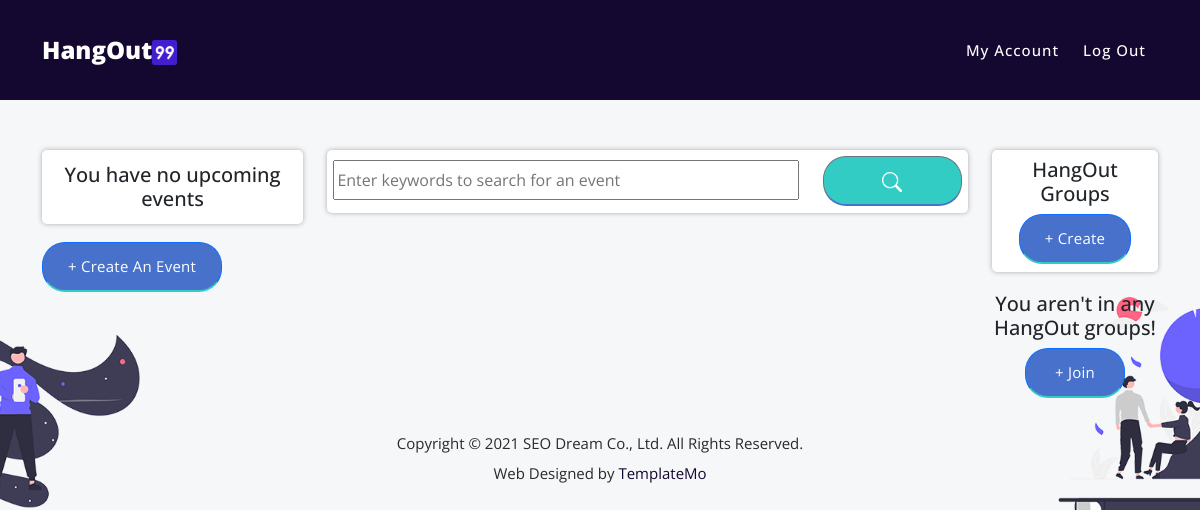
/event/explore (signed in), run on an earlier commit of the app's database.
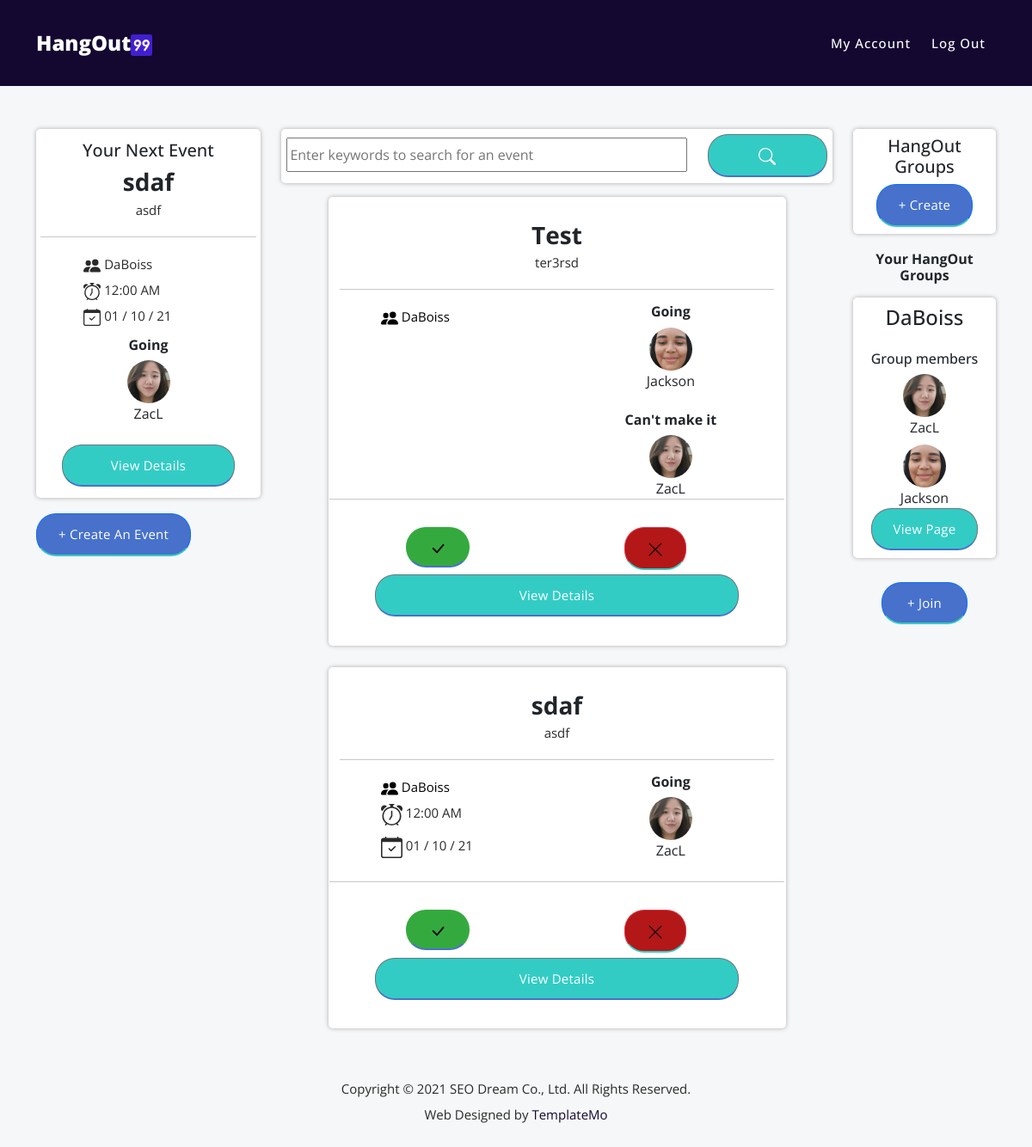
And on a later commit of the database.
### main/models.py (models this page shows, shortened)
class Event(db.Model):
    __tablename__ = "events"
    ID = db.Column(db.Integer, primary_key = True, nullable = False, autoincrement=True)
    Creator_ID = db.Column(db.Integer, nullable = False)
    Name = db.Column(db.String(256), nullable = False)
    Description = db.Column(db.String(256), nullable = False)
    DateTime = db.Column(db.DateTime, nullable = True)
    Location = db.Column(db.String(256), nullable = True)
    Link = db.Column(db.String(256), nullable = True)
    Users = db.relationship("User", secondary=interested_event, backref="event")
    UnavailableUsers = db.relationship("User", secondary=unavailable_event, backref="unavailableEvent")
    Comments = db.relationship("Comment", backref="Event")
    Photos = db.relationship("Photo", backref="Event")
    Hangout_ID = db.Column(db.String(256), db.ForeignKey('hangoutgroups.Name'))

class User(db.Model):
    __tablename__ = "users"
    ProfilePic = db.Column(db.String(256), nullable = False)
    ID = db.Column(db.Integer, primary_key = True, nullable = False, autoincrement=True)
    Email = db.Column(db.String(256), nullable = False)
    Username = db.Column(db.String(256), unique = True, nullable = False)
    Password = db.Column(db.String(256), nullable = False)
    IsValidated = db.Column(db.Boolean, nullable = False)

class HangOutGroup(db.Model):
    __tablename__ = "hangoutgroups"
    ID = db.Column(db.Integer, primary_key = True, nullable = False, autoincrement=True)
    Creator_ID = db.Column(db.Integer, nullable = False)
    JoinLink = db.Column(db.String(256), nullable = False, unique = True)
    Pin = db.Column(db.Integer, nullable = True)
    Name = db.Column(db.String(256), nullable = False, unique = True)
    Users = db.relationship("User", secondary=user_identifier, backref="hangoutgroup")
    Events = db.relationship('Event', backref='hangoutgroup')

### main/event.py (the view)
@eventbp.route('/explore')
@login_required
def explore():
    event_dates = []
    for event in current_user.event:
        if event.DateTime is None:
            continue
        event_dates.append( event.DateTime )
    latest_event = None
    try:
        latest_date = min(event_dates)
        latest_event = Event.query.filter_by(DateTime = latest_date).first()
    except:
        pass
    return render_template('feed.html', latest_event = latest_event)

### main/routes.py (called while the page is built)
@login_manager.user_loader
def load_user(id):
    return User.query.filter_by(ID = id).first()

### main/templates/feed.html (shortened to what the changed rows need)
{% extends "template.html" %}
{% block body %}
    <div class="container">
        <div class="row">
            <div class="col-lg-3">
                {% if latest_event == None %}
                <div class="upcomingEvent">
                    <h5>You have no upcoming events</h5>
                </div>
                {% else %}
                <div class="upcomingEvent">
                    <h5>Your Next Event</h5>
                    <h3 class="mt-2"><strong>{{latest_event.Name}}</strong></h3>
                    <p>{{latest_event.Description}}</p>
                    <hr>
                    <div class="details">
                        <p>   {{ latest_event.Hangout_ID }}
                        </p>
                        <p> {{latest_event.DateTime.strftime('%I:%M %p')}}</p>
                        <p> {{latest_event.DateTime.strftime('%d / %m / %y')}}</p>
                    </div>
                    {% if latest_event.Users | length != 0 %}
                    <h6><strong>Going</strong></h6>
                    <ul>
                        {% for user in latest_event.Users %}
                        <li> <img class="mt-2" src="{{user.ProfilePic}}" height="50px" style="width:50px; border-radius:50px;" alt=""> <br>{{user.Username}}</li>
                        {% endfor %}
                    </ul>
                    {% endif %}
                    <br>
                    <a href="{{ url_for('event.event', id = latest_event.ID) }}" style="margin: auto; width:80%;" class="btn btn-secondary">View details</a>
                </div>
                {% endif %}
            </div>
            <div class="col-lg-7">
                <div class="row mt-3">
                    {% for group in current_user.hangoutgroup %}
                    {% for event in group.Events %}
                    <div class="event-obj">
                        <h3 class="mt-2"><strong>{{event.Name}}</strong></h3>
                        <p>{{event.Description}}</p>
                        <hr>
                        <div class="row">
                            <div class="col-6">
                                <div class="details">
                                    <p><a style="color: black;" href="{{ url_for('hangout.view', id = group.ID) }}">   {{ event.Hangout_ID }} </a>
                                    </p>
                                    {% if event.DateTime %}
                                    <p class="mb-2"> {{event.DateTime.strftime('%I:%M %p')}}</p>
                                    <p class="mb-2"> {{event.DateTime.strftime('%d / %m / %y')}}</p>
                                    {% endif %}
                                </div>
                            </div>
                            <div class="col-6">
                                {% if event.Users | length != 0 %}
                                <h6><strong>Going</strong></h6>
                                <ul>
                                    {% for user in event.Users %}
                                    <li> <img class="mt-2" src="{{user.ProfilePic}}" height="50px" style="width:50px; border-radius:50px;" alt=""> <br>{{user.Username}}</li>
                                    {% endfor %}
                                </ul>
                                {% endif %}
                                <br>
                                {% if event.UnavailableUsers | length != 0 %}
                                <h6> <strong> Can't make it </strong></h6>
                                <ul>
                                    {% for user in event.UnavailableUsers %}
                                    <li><img class="mt-2" src="{{user.ProfilePic}}" height="50px" style="width:50px; border-radius:50px;" alt=""> <br>{{user.Username}}</li>
                                    {% endfor %}
                                </ul>
                                {% endif %}
                            </div>
                            <hr>
                            <div class="row mt-3">
                                <div class="col-6">
                                    <button onclick="eventAvailable{{event.ID}}()" class="btn btn-success">
                                      </button>
                                </div>
                                <div class="col-6">
                                    <button onclick="eventUnavailable{{event.ID}}()" class="btn btn-danger">
                                      </button>
                                </div>
                            </div>
                            <a href="{{ url_for('event.event', id = event.ID) }}" style="margin: auto; width:80%; margin-top:1%;" class="btn btn-secondary">View details</a>
                        </div>
                    </div>
                    {% endfor %}
                    {% endfor %}
                </div>
            </div>
            <div class="col-lg-2" style="text-align:center;"  >
                <div class="hangoutGroups">
                    <h5>HangOut Groups</h5>
                    <a href="{{ url_for('hangout.create') }}" class="btn btn-primary mt-2"> + Create</a>
                </div>
                {% if current_user.hangoutgroup != [] %}
                <h6 class="mb-3"><strong>Your HangOut Groups</strong></h6>
                {% for group in current_user.hangoutgroup %}
                <div class="hangoutGroups">
                    <h4>{{group.Name}}</h4><br>
                    <h6>Group members</h6>
                    <ul>
                        {% for user in group.Users %}
                        <li> <img class="mt-2" src="{{user.ProfilePic}}" height="50px" style="width:50px; border-radius:50px;" alt=""> <br>{{user.Username}}</li>
                        {% endfor %}
                    </ul>
                    <a href="{{url_for('hangout.view', id=group.ID)}}" class="btn btn-secondary">View page</a>
                </div>
                {% endfor %}
                {% else %}
                <h5>You aren't in any HangOut groups!</h5>
                {% endif %}
                <a class="btn btn-primary mt-2" style="width: 100px;" href="{{url_for('hangout.join')}}"> + Join</a>
            </div>
        </div>
    </div>
{% endblock %}

What changed in the data, as far as the page shows it:
added Event: Name "sdaf", Description "asdf", Hangout_ID "DaBoiss", DateTime "12:00 AM", DateTime "01 / 10 / 21"
now on this page (row unchanged): User: ProfilePic (picture), Username "ZacL"
added HangOutGroup: Name "DaBoiss"
added Event: Name "Test", Description "ter3rsd", Hangout_ID "DaBoiss"
added User: ProfilePic (picture), Username "Jackson"
Also different on the page:
text no longer shown: "You have no upcoming events You aren't in any HangOut groups!"
text now shown: "Your Next Event Going View Details Your HangOut Groups"
